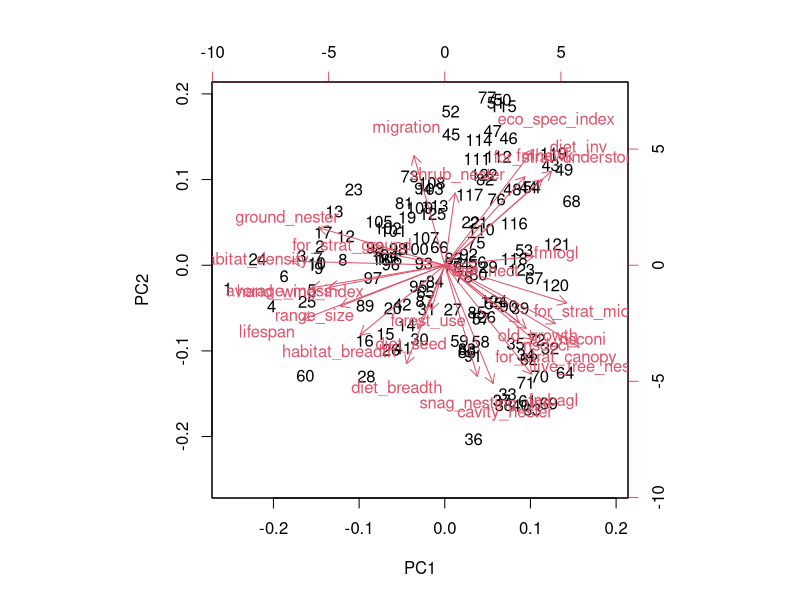
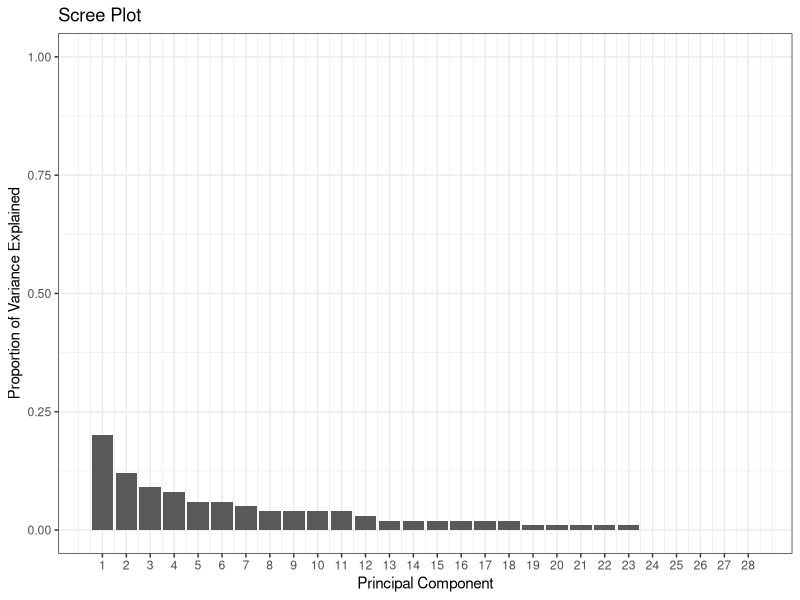
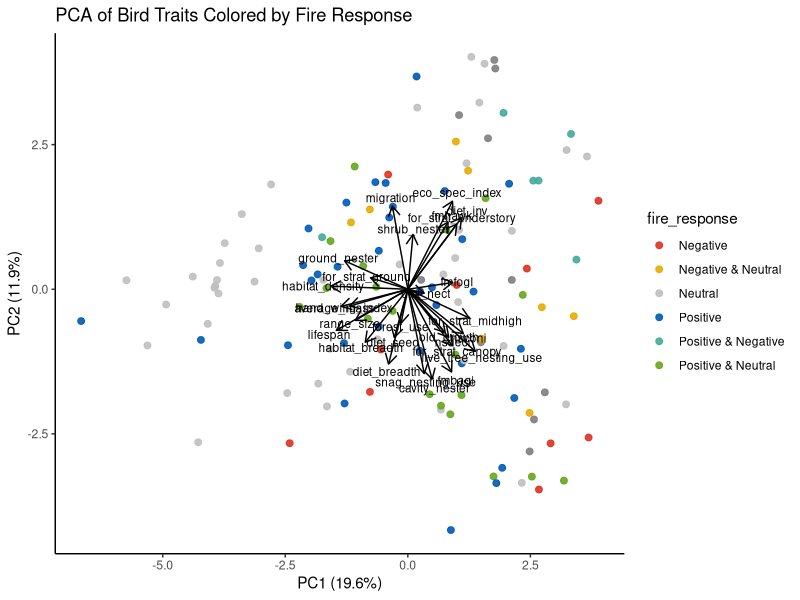
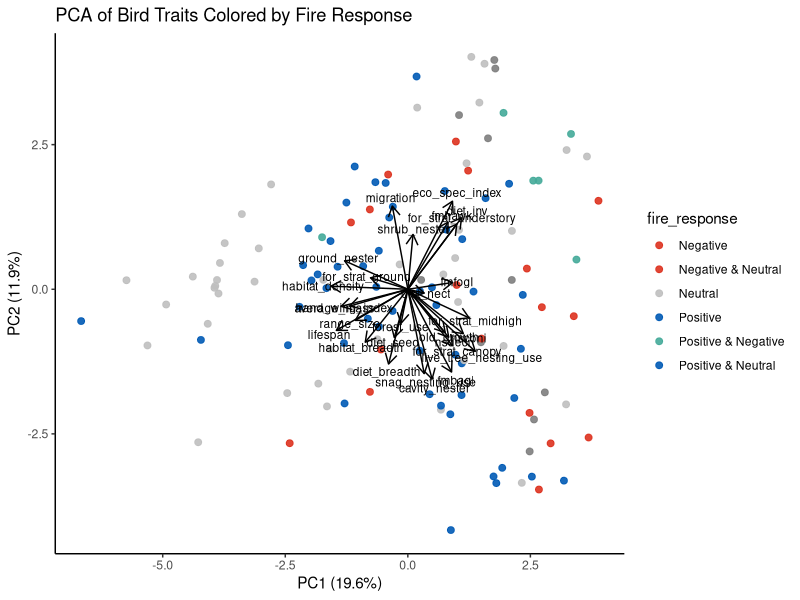
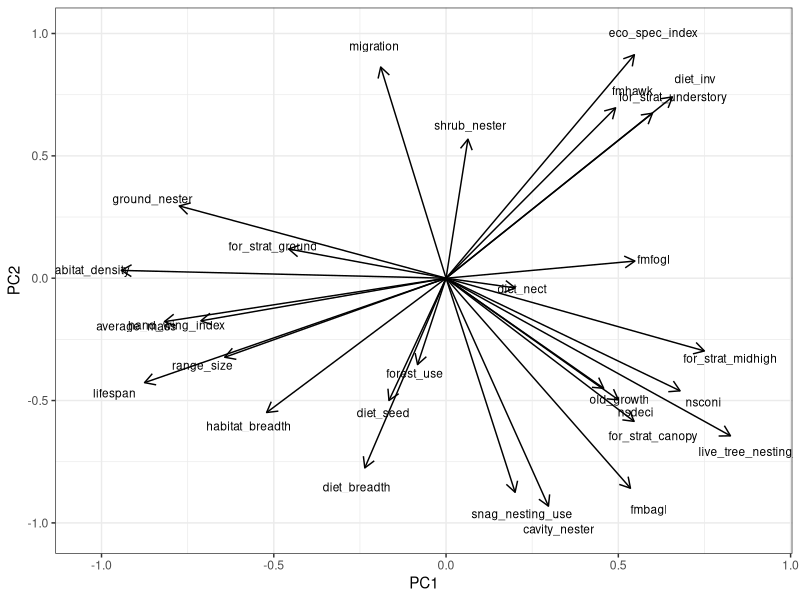
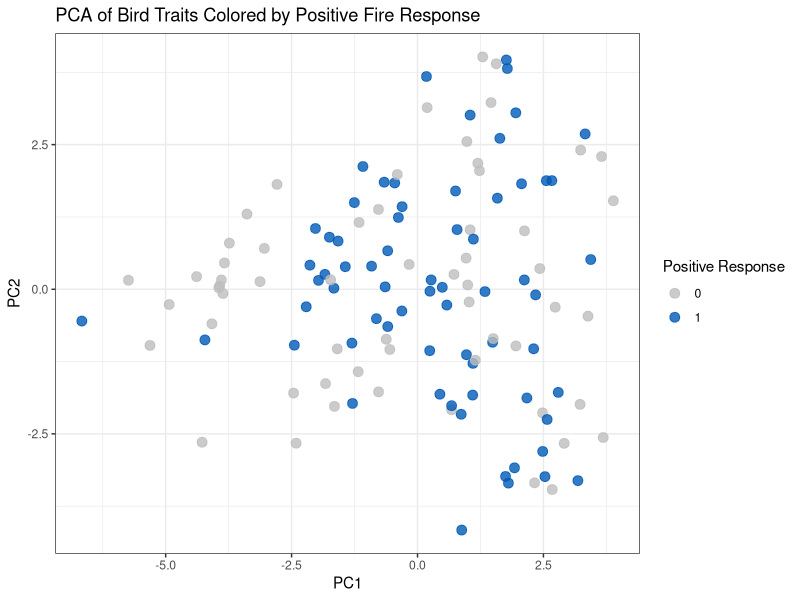
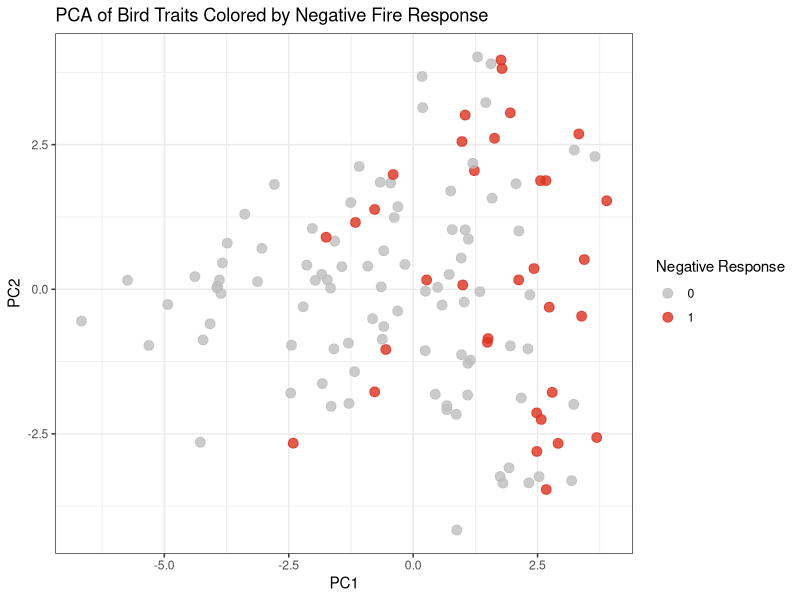
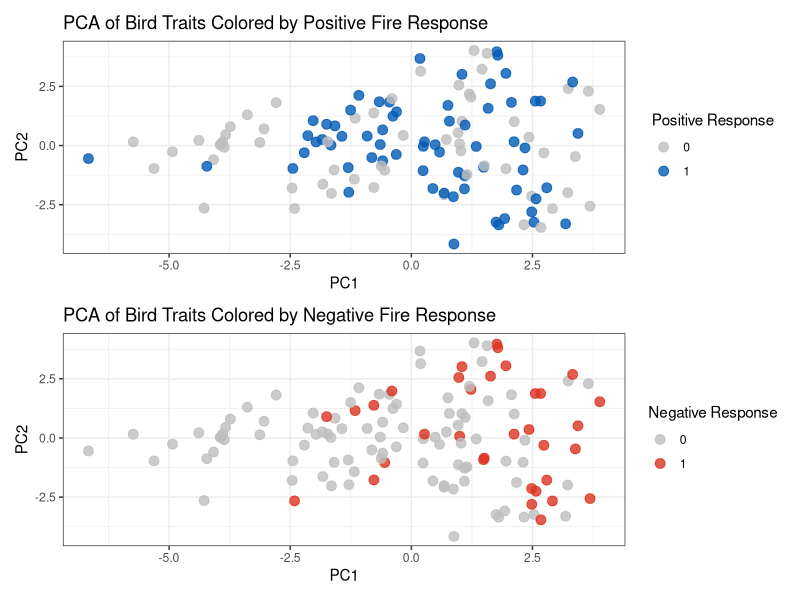

Generate these figures, in order, with R:
## ---- chunk 1
library(here)
library(tidyverse)
library(patchwork)
## ---- chunk 2
traits <- read.csv(here("Data", "cleaned", "BC_bird_traits.csv"))
traits$habitat_density[traits$habitat_density == "dense"] <- 1
traits$habitat_density[traits$habitat_density == "semiopen"] <- 2
traits$habitat_density[traits$habitat_density == "open"] <- 3
traits <- traits %>% 
   mutate(cavity_nester = ifelse(nest_category == "cavity", 1, 0),
          ground_nester = ifelse(most_common_nesting_location == "ground", 1, 0),
          shrub_nester = ifelse(most_common_nesting_location == "shrub", 1, 0)) %>%
    mutate(habitat_density = as.numeric(habitat_density)) 


##
positive_medium <- c("Alder Flycatcher", "Acorn Woodpecker", "American Kestrel", "American Robin",  "Black-capped Chickadee", "Black-throated Gray Warbler", "Brewer's Blackbird", "Brewer's Sparrow", "Brown Creeper", "Blue-headed Vireo", "Canada Jay", "Canada Goose", "Cassin's Finch", "Cedar Waxwing", "Chestnut-sided Warbler", "Chipping Sparrow", "Clark's Nutcracker", "Connecticut Warbler", "Common Yellowthroat", "Dark-eyed Junco", "Downy Woodpecker", "Dusky Flycatcher", "Eastern Bluebird", "Fox Sparrow", "Green-tailed Towhee", "Hairy Woodpecker", "Hermit Thrush", "Hermit Warbler", "Northern House Wren", "Lazuli Bunting", "Least Flycatcher", "Lewis's Woodpecker", "Lincoln's Sparrow", "MacGillivray's Warbler", "Mountain Chickadee", "Mountain Quail", "Nashville Warbler", "Northern Flicker", "Northern Pygmy-Owl", "Pine Siskin", "Redpoll", "Red-breasted Nuthatch", "Red-winged Blackbird", "Rock Wren", "Rufous Hummingbird", "Savannah Sparrow", "Say's Phoebe", "Song Sparrow", "Spotted Towhee", "Steller's Jay", "Swamp Sparrow", "Tennessee Warbler", "Townsend's Solitaire","Tree Swallow","Turkey Vulture", "Veery", "Warbling Vireo", "Western Screech-Owl", "Western Tanager", "Western Wood-Pewee", "White-breasted Nuthatch", "White-crowned Sparrow", "White-headed Woodpecker", "White-throated Sparrow", "Winter Wren", "Yellow-bellied Sapsucker", "Yellow-rumped Warbler")
missing_names <- positive_medium[!(positive_medium %in% traits$common_name)] #do all these names appear in the BC list?

negative_medium <- c("Alder Flycatcher", "Barred Owl", "Black-headed Grosbeak", "Black-throated Gray Warbler", "Blue-headed Vireo", "Boreal Chickadee", "Brown Creeper", "Cassin's Vireo", "Chestnut-backed Chickadee", "Common Yellowthroat", "Dusky Flycatcher", "Golden-crowned Kinglet", "Great Horned Owl", "Hermit Thrush", "Hermit Warbler", "MacGillivray's Warbler", "Mountain Chickadee", "Nashville Warbler", "Northern Saw-whet Owl", "Northern Waterthrush", "Orange-crowned Warbler", "Ovenbird", "Pygmy Nuthatch", "Red-breasted Nuthatch", "Red-eyed Vireo", "Red-naped Sapsucker", "Ruby-crowned Kinglet", "Ruffed Grouse", "Ruby-crowned Kinglet", "Swainson's Thrush", "Swamp Sparrow", "Townsend's Warbler", "Warbling Vireo", "Western Wood-Pewee", "Yellow-rumped Warbler")
missing_names <- negative_medium[!(negative_medium %in% traits$common_name)] #do all these names appear in the BC list?

null_medium <- c("American Goldfinch", "American Robin", "American Black Duck", "American Wigeon", "Black-capped Chickadee", "Black-headed Grosbeak", "Bufflehead", "Brown Creeper", "Brown-headed Cowbird", "Calliope Hummingbird", "Canvasback", "Cassin's Finch", "Cedar Waxwing", "Chipping Sparrow", "Clark's Nutcracker", "Common Merganser", "Common Goldeneye", "Common Loon", "Common Raven", "Common Yellowthroat", "Dark-eyed Junco", "Downy Woodpecker", "Dusky Flycatcher", "Eastern Phoebe", "Evening Grosbeak", "Fox Sparrow",  "Greater Scaup", "Green-winged Teal", "Hammond's Flycatcher", "Hermit Thrush", "House Finch", "Lesser Scaup", "Lincoln's Sparrow", "MacGillivray's Warbler", "Mallard", "Marsh Wren", "Mountain Chickadee", "Mourning Dove", "Nashville Warbler", "Northern Pintail", "Northern Shoveler", "Northern Waterthrush", "Olive-sided Flycatcher", "Orange-crowned Warbler", "Pacific Wren", "Pine Grosbeak", "Pine Siskin", "Pileated Woodpecker", "Red Crossbill", "Red-breasted Merganser", "Red-breasted Nuthatch", "Red-naped Sapsucker", "Red-tailed Hawk", "Ring-necked Duck", "Rock Wren", "Ruby-crowned Kinglet", "Ruffed Grouse", "Rufous Hummingbird", "Song Sparrow", "Spotted Sandpiper", "Steller's Jay", "Surf Scoter", "Swainson's Thrush", "Townsend's Warbler", "Varied Thrush", "Violet-green Swallow", "Warbling Vireo", "Western Tanager", "White-breasted Nuthatch", "White-crowned Sparrow", "White-winged Scoter", "Willow Flycatcher", "Wilson's Warbler", "Williamson's Sapsucker", "Winter Wren", "Yellow Warbler", "Yellow-bellied Flycatcher", "Yellow-rumped Warbler")
missing_names <- null_medium[!(null_medium %in% traits$common_name)] #do all these names appear in the BC list?

traits$positive_medium <- ifelse(traits$common_name %in% positive_medium, 1, NA)
traits$negative_medium <- ifelse(traits$common_name %in% negative_medium, 1, NA)
traits$null_medium <- ifelse(traits$common_name %in% null_medium, 1, NA)


traits <- traits %>%
    filter(!if_all(c(positive_medium, negative_medium, null_medium), is.na)) %>% 
    mutate(across(c(positive_medium, negative_medium, null_medium), ~replace_na(.x, 0)))
## ---- chunk 3
trait.pca <- traits %>% select(common_name, where(is.numeric), -elevational_range,-positive_medium, -negative_medium, -null_medium, -nest_tree_use, -kipps_distance, -repro_age, -clutches_per_year)

# trait_list <- trait.pca 
# trait_list <- trait_list[1, ]
# write.csv(trait_list, here("Data", "cleaned", "traits.for.pca.csv"), row.names = FALSE)


pca_result <- prcomp(trait.pca[,-1], scale = T) #scale the variables!
##
pca_result$rotation
pca_result$x

biplot(pca_result)

pca_loadings <- as.data.frame(pca_result$rotation) %>% select(1:10)

summary(pca_result)
VE <- pca_result$sdev^2
PVE <- VE / sum(VE)
PVE <- round(PVE, 2)

pve_df <- data.frame(
  PC = 1:length(PVE),
  PVE = PVE
)

(scree <- ggplot(pve_df, aes(x = PC, y = PVE)) +
  geom_col() +
  xlab("Principal Component") +
  ylab("Proportion of Variance Explained") +
  ggtitle("Scree Plot") +
  ylim(0, 1) +
    theme_bw()+
  scale_x_continuous(breaks = 1:length(PVE)))
ggsave(here("Figures", "PCA", "scree plot.medium.png"), plot = scree, width = 8, height =8)


##
pca_df <- as.data.frame(pca_result$x) %>%
  bind_cols(traits %>% select(common_name, positive_medium, negative_medium, null_medium))
pca_df <- pca_df %>%
  mutate(fire_response = case_when(
    positive_medium == 1 & negative_medium == 0 & null_medium == 0 ~ "Positive",
    positive_medium == 0 & negative_medium == 1 & null_medium == 0 ~ "Negative",
    positive_medium == 0 & negative_medium == 0 & null_medium == 1 ~ "Neutral",
    positive_medium == 1 & negative_medium == 1 & null_medium == 0 ~ "Positive & Negative",
    positive_medium == 1 & null_medium == 1 & negative_medium == 0 ~ "Positive & Neutral",
    negative_medium == 1 & null_medium == 1 & positive_medium == 0 ~ "Negative & Neutral",
    TRUE ~ "None"
  ))

loadings <- as.data.frame(pca_result$rotation)  # columns = PCs, rows = traits
loadings$trait <- rownames(loadings)

# Optional: scale arrows for visualization
arrow_multiplier <- 5  # adjust to make arrows visible
loadings <- loadings %>%
  mutate(PC1_arrow = PC1 * arrow_multiplier,
         PC2_arrow = PC2 * arrow_multiplier)


(f1 <- ggplot(pca_df, aes(PC1, PC2, color = fire_response)) +
  geom_point(size = 2, alpha = 0.9) +
  theme_classic() +
  labs(
    title = "PCA of Bird Traits Colored by Fire Response",
    x = paste0("PC1 (", round(summary(pca_result)$importance[2,1]*100, 1), "%)"),
    y = paste0("PC2 (", round(summary(pca_result)$importance[2,2]*100, 1), "%)")
  ) +
   geom_segment(data = loadings,
               aes(x = 0, y = 0, xend = PC1_arrow, yend = PC2_arrow),
               arrow = arrow(length = unit(0.3, "cm")),
               color = "black") +
  geom_text(data = loadings,
            aes(x = PC1_arrow * 1.1, y = PC2_arrow * 1.1, label = trait),
            color = "black", size = 3, hjust = 0.5, vjust = 0.5) +
  scale_color_manual(values = c(
    "Positive" = "#005AB5",
    "Negative" = "#DC3220",
    "Neutral" = "grey",
    "Positive & Negative" = "#44AA99",
    "Positive & Neutral" = "#66a61e",
    "Negative & Neutral" = "#e6ab02"
  )))
(f1.1 <- ggplot(pca_df, aes(PC1, PC2, color = fire_response)) +
  geom_point(size = 2, alpha = 0.9) +
  theme_classic() +
  labs(
    title = "PCA of Bird Traits Colored by Fire Response",
    x = paste0("PC1 (", round(summary(pca_result)$importance[2,1]*100, 1), "%)"),
    y = paste0("PC2 (", round(summary(pca_result)$importance[2,2]*100, 1), "%)")
  ) +
   geom_segment(data = loadings,
               aes(x = 0, y = 0, xend = PC1_arrow, yend = PC2_arrow),
               arrow = arrow(length = unit(0.3, "cm")),
               color = "black") +
  geom_text(data = loadings,
            aes(x = PC1_arrow * 1.1, y = PC2_arrow * 1.1, label = trait),
            color = "black", size = 3, hjust = 0.5, vjust = 0.5) +
  scale_color_manual(values = c(
    "Positive" = "#005AB5",
    "Negative" = "#DC3220",
    "Neutral" = "grey",
    "Positive & Negative" = "#44AA99",
    "Positive & Neutral" = "#005AB5",
    "Negative & Neutral" = "#DC3220"
  )))

# ggplot(pca_df, aes(x = PC1, y = PC2, group = common_name)) +
#       geom_point() + # Add points for individual data points
#       stat_ellipse(level = 0.95, type = "t") + # Add 95% confidence ellipses based on a t-distribution
#       labs(title = "PCA Plot with Confidence Ellipses",
#            x = "Principal Component 1",
#            y = "Principal Component 2") +
#       theme_minimal()
## ---- chunk 4
arrow_multiplier <- 3
loadings <- loadings %>%
  mutate(PC1_arrow = PC1 * arrow_multiplier,
         PC2_arrow = PC2 * arrow_multiplier)

# Plot
(f2 <- ggplot() +
  geom_segment(data = loadings,
               aes(x = 0, y = 0, xend = PC1_arrow, yend = PC2_arrow),
               arrow = arrow(length = unit(0.3, "cm")),
               color = "black") +
  geom_text(data = loadings,
            aes(x = PC1_arrow * 1.1, y = PC2_arrow * 1.1, label = trait),
            color = "black", size = 3) +
  theme_bw() +
  labs(x = "PC1", y = "PC2"))
ggsave(here("Figures", "PCA", "pca loadings.medium.png"), plot = f2, width = 10, height =8)
## ---- chunk 5
pca_scores <- as.data.frame(pca_result$x)
pca_scores$common_name <- traits$common_name
pca_scores$positive <- traits$positive
pca_scores$negative <- traits$negative
pca_scores$null <- traits$null

# 3️⃣ ggplot biplot colored by positive
(f3 <- ggplot(pca_scores, aes(x = PC1, y = PC2, color = factor(positive))) +
  geom_point(size = 3, alpha = 0.8) +
  scale_color_manual(values = c("0" = "grey", "1" = "#005AB5")) +
  theme_bw() +
  labs(color = "Positive Response", x = "PC1", y = "PC2",
       title = "PCA of Bird Traits Colored by Positive Fire Response"))
(f4 <- ggplot(pca_scores, aes(x = PC1, y = PC2, color = factor(negative))) +
  geom_point(size = 3, alpha = 0.8) +
  scale_color_manual(values = c("0" = "grey", "1" = "#DC3220")) +
  theme_bw() +
  labs(color = "Negative Response", x = "PC1", y = "PC2",
       title = "PCA of Bird Traits Colored by Negative Fire Response"))

(pos.neg <- f3/f4)
ggsave(here("Figures", "PCA", "pca by response.png"), plot = pos.neg, width = 8, height =10)


##
(f5 <- ggplot(pca_scores, aes(x = PC1, y = PC2, color = factor(positive))) +
  geom_point(size = 3, alpha = 0.8) +
  scale_color_manual(values = c("0" = "grey", "1" = "#005AB5")) +
  theme_bw() +
  geom_text(aes(label = common_name), size = 3) +
  labs(color = "Positive Response", x = "PC1", y = "PC2",
       title = "PCA of Bird Traits Colored by Positive Fire Response"))
(f6 <- ggplot(pca_scores, aes(x = PC1, y = PC2, color = factor(negative))) +
  geom_point(size = 3, alpha = 0.8) +
  scale_color_manual(values = c("0" = "grey", "1" = "#DC3220")) +
    geom_text(aes(label = common_name), size = 3) +
  theme_bw() +
  labs(color = "Negative Response", x = "PC1", y = "PC2",
       title = "PCA of Bird Traits Colored by Negative Fire Response"))

(pos.neg.spp.names <- f5/f6)
ggsave(here("Figures", "PCA", "pca by response spp names.medium.png"), plot = pos.neg.spp.names, width = 20, height =20, dpi = 300)

## ---- chunk 6
# Extract loadings
loadings <- as.data.frame(pca_result$rotation)

# Add trait names as a column
loadings$trait <- rownames(loadings)

loadings_long <- loadings %>%
  pivot_longer(cols = starts_with("PC"), 
               names_to = "PC", 
               values_to = "loading") %>%
  filter(PC %in% paste0("PC", 1:5))   # keep only PCs 1-5

(loadings.bar <- ggplot(loadings_long, aes(x = trait, y = loading, fill = PC)) +
  geom_col(position = "dodge") +   # side-by-side bars per PC
  coord_flip() +                   # horizontal bars
  labs(x = "Trait", y = "Loading", 
       title = "PCA Loadings per Trait") +
  theme_bw(base_size = 14) +
  scale_fill_brewer(palette = "Set2")+facet_wrap(~PC)+
    theme(legend.position = "none"))

ggsave(here("Figures", "PCA", "loadings bar plot.medium.png"), plot = loadings.bar, width = 15, height =15, dpi = 300)

loadings %>%  arrange(desc(abs(PC1)))


## ---- chunk 7
bc <- traits %>% select(common_name, where(is.numeric), -elevational_range, -nest_tree_use, -kipps_distance, -repro_age, -clutches_per_year, -null_medium, -negative_medium, -positive_medium) %>% 
  # mutate(null = NA,
  #        positive = NA,
  #        negative = NA) %>% 
  filter(if_all(1:22, ~ !is.na(.)))

#plotting all spp on this pca:
bc_scaled <- scale(bc[,-1],
                    center = (pca_result$center),
                    scale = (pca_result$scale))

bc_scores <- as.data.frame(as.matrix(bc_scaled) %*% pca_result$rotation)

## ---- chunk 8

bc_scores$common_name <- bc$common_name
centers <- data.frame(
  group = c("positive", "mixed", "negative", "neutral"),
  PC1 = c(
    mean(pca_scores$PC1[pca_scores$positive == 1 & pca_scores$negative != 1], na.rm = TRUE),
    mean(pca_scores$PC1[pca_scores$positive == 1 & pca_scores$negative == 1], na.rm = TRUE),
    mean(pca_scores$PC1[pca_scores$negative == 1 & pca_scores$positive != 1], na.rm = TRUE),
    mean(pca_scores$PC1[pca_scores$null == 1 & pca_scores$positive == 0 & pca_scores$negative == 0], na.rm = TRUE)),
  PC2 = c(
    mean(pca_scores$PC2[pca_scores$positive == 1 & pca_scores$negative != 1], na.rm = TRUE),
    mean(pca_scores$PC2[pca_scores$positive == 1 & pca_scores$negative == 1], na.rm = TRUE),
    mean(pca_scores$PC2[pca_scores$negative == 1 & pca_scores$positive != 1], na.rm = TRUE),
    mean(pca_scores$PC2[pca_scores$null == 1 & pca_scores$positive == 0 & pca_scores$negative == 0], na.rm = TRUE)
  )
)

# Basic PCA scatterplot
(all <- ggplot(bc_scores, aes(x = PC1, y = PC2)) +  # V1 and V2 are PC1 and PC2
  geom_point(size = 3, alpha = 0.7) +
  labs(x = "PC1", y = "PC2", title = "All BC Birds Plotted on PCA Axes") +
  theme_bw())
ggsave(here("Figures", "PCA", "all spp.medium.png"), plot = all, width = 15, height =15, dpi = 300)


# Original PCA points
orig_df <- pca_scores
orig_df$type <- "PCA"


# New projected points
new_df <- bc_scores
new_df$common_name <- bc$common_name[complete.cases(bc)]

# Combine
plot_df <- left_join(new_df,orig_df)

# Overlay plot
(p1 <- ggplot(orig_df, aes(x = PC1, y = PC2)) +
    geom_point(data = new_df, aes( x = PC1, y = PC2), shape = 1, color = "grey", alpha = 0.85, size = 2)+
  geom_point(aes(color = factor(positive)), size = 2.5, alpha = 0.8) +
  scale_color_manual(values = c("0" = "grey50", "1" = "#005AB5")) +
  theme_bw() +
  labs(x = "PC1", y = "PC2", color = "Positive Response", shape = "Point Type"))

(n1 <- ggplot(orig_df, aes(x = PC1, y = PC2)) +
    geom_point(data = new_df, aes( x = PC1, y = PC2), shape = 1, color = "grey", alpha = 0.85, size = 2)+
  geom_point(aes(color = factor(negative)), size = 2.5, alpha = 0.8) +
  scale_color_manual(values = c("0" = "grey50", "1" = "#D55E00")) +
  theme_bw() +
  labs(x = "PC1", y = "PC2", color = "Negative Response", shape = "Point Type"))

orig_df <- orig_df %>% 
  mutate(
    medium = rowSums(data.frame(positive, negative), na.rm = TRUE),
    medium = ifelse(medium == 2|medium == 3, 1, 0))

(m1 <- ggplot(orig_df, aes(x = PC1, y = PC2)) +
    geom_point(data = new_df, aes( x = PC1, y = PC2), shape = 1, color = "grey", alpha = 0.85, size = 2)+
  geom_point(aes(color = factor(medium)), size = 2.5, alpha = 0.8) +
  scale_color_manual(values = c("0" = "grey50", "1" = "darkmagenta")) +
  theme_bw() +
  labs(x = "PC1", y = "PC2", color = "medium Response", shape = "Point Type"))

(pcas <- p1/n1/m1 + plot_annotation(tag_levels = 'A')
)
ggsave(here("Figures", "PCA", "PCA_all response patchwork.medium.png"), plot = pcas, width = 8, height =12, dpi = 300)


(with.mix <- ggplot(pca_scores) +
  geom_point(data = new_df, aes( x = PC1, y = PC2), shape = 1, color = "grey", alpha = 0.85, size = 2)+
  geom_point(aes(PC1, PC2), color = "grey80") +
  geom_point(data = subset(pca_scores, positive == 1),
             aes(PC1, PC2), color = "#0072B2", size = 3, alpha = 0.8) +
  geom_point(data = subset(pca_scores, negative == 1),
             aes(PC1, PC2), color = "#D55E00", size = 3, alpha = 0.8) +
  geom_point(data = subset(pca_scores, negative == 1& positive == 1),
             aes(PC1, PC2), color = "darkmagenta", size = 3, alpha = 0.8)+
  geom_point(data = centers, aes(PC1, PC2), size = 5, color = "white", shape = 16) +
  geom_point(data = centers, aes(PC1, PC2, color = group), size = 7, shape = 8) +
  scale_color_manual(values = c("darkmagenta", "#D55E00","grey80","#0072B2")) +
  theme_bw() +
  theme(legend.position="bottom")+
  labs(color = "Fire Response",
       title = ""))
ggsave(here("Figures", "PCA", "PCA_centers.medium.png"), plot = with.mix, width = 8, height =8, dpi = 300)


# t.test(
#   pca_scores$PC1[pca_scores$positive == 1&pca_scores$negative != 1],
#   pca_scores$PC1[pca_scores$negative == 1&pca_scores$positive != 1]
# )
# 
# # PC2
# t.test(
#   pca_scores$PC2[pca_scores$positive == 1&pca_scores$negative != 1],
#   pca_scores$PC2[pca_scores$negative == 1&pca_scores$positive != 1]
# )
#p < 0.05 → The positive and negative 1’s occupy significantly different mean positions along that PC.
#p ≥ 0.05 → No significant difference.
pca_scores <- pca_scores %>%
  mutate(fire_response = case_when(
    positive == 1 & negative == 1 ~ "mixed",
    positive == 1 & negative == 0 ~ "positive",
    negative == 1 & positive == 0 ~ "negative",
    TRUE ~ "neutral"
  ))
anova_pc1 <- aov(PC1 ~ fire_response, data = pca_scores)
summary(anova_pc1)

# Post-hoc (Tukey) test for pairwise comparisons
TukeyHSD(anova_pc1)

anova_pc2 <- aov(PC2~ fire_response, data = pca_scores)
summary(anova_pc2)

# Post-hoc (Tukey) test for pairwise comparisons
TukeyHSD(anova_pc2)


arrow_multiplier <- 5  # adjust to make arrows visible
loadings <- loadings %>%
  mutate(PC1_arrow = PC1 * arrow_multiplier,
         PC2_arrow = PC2 * arrow_multiplier)
(f2 <- ggplot() +
  geom_segment(data = loadings,
               aes(x = 0, y = 0, xend = PC1_arrow, yend = PC2_arrow),
               arrow = arrow(length = unit(0.3, "cm")),
               color = "black") +
  geom_text(data = loadings,
            aes(x = PC1_arrow * 1.1, y = PC2_arrow * 1.1, label = trait),
            color = "black", size = 3) +
  geom_point(data = centers, aes(PC1, PC2, color = group), size = 6, shape = 8) +
  theme_bw() +
  scale_color_manual(values = c("darkmagenta", "#D55E00","grey80","#0072B2")) +
  labs(x = "PC1", y = "PC2"))

(medium <- with.mix+f2
)
ggsave(here("Figures", "PCA", "PCA_end fig medium.png"), plot = medium, width = 18, height =8, dpi = 300)
